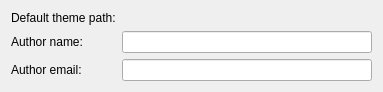
<?xml version="1.0" encoding="UTF-8"?>
<ui version="4.0">
 <class>ConfigureWidget</class>
 <widget class="QWidget" name="ConfigureWidget">
  <property name="geometry">
   <rect>
    <x>0</x>
    <y>0</y>
    <width>383</width>
    <height>85</height>
   </rect>
  </property>
  <property name="windowTitle">
   <string>Form</string>
  </property>
  <layout class="QGridLayout" name="gridLayout">
   <item row="0" column="0">
    <widget class="QLabel" name="label">
     <property name="text">
      <string>Default theme path:</string>
     </property>
    </widget>
   </item>
   <item row="2" column="1">
    <widget class="KLineEdit" name="authorEmail"/>
   </item>
   <item row="0" column="1">
    <widget class="KUrlRequester" name="defaultPath">
     <property name="mode">
      <set>KFile::Directory|KFile::LocalOnly</set>
     </property>
    </widget>
   </item>
   <item row="2" column="0">
    <widget class="QLabel" name="label_2">
     <property name="text">
      <string>Author email:</string>
     </property>
    </widget>
   </item>
   <item row="1" column="1">
    <widget class="KLineEdit" name="author"/>
   </item>
   <item row="1" column="0">
    <widget class="QLabel" name="label_3">
     <property name="text">
      <string>Author name:</string>
     </property>
    </widget>
   </item>
  </layout>
 </widget>
 <customwidgets>
  <customwidget>
   <class>KLineEdit</class>
   <extends>QLineEdit</extends>
   <header>klineedit.h</header>
  </customwidget>
  <customwidget>
   <class>KUrlRequester</class>
   <extends>QFrame</extends>
   <header>kurlrequester.h</header>
  </customwidget>
 </customwidgets>
 <resources/>
 <connections/>
</ui>
